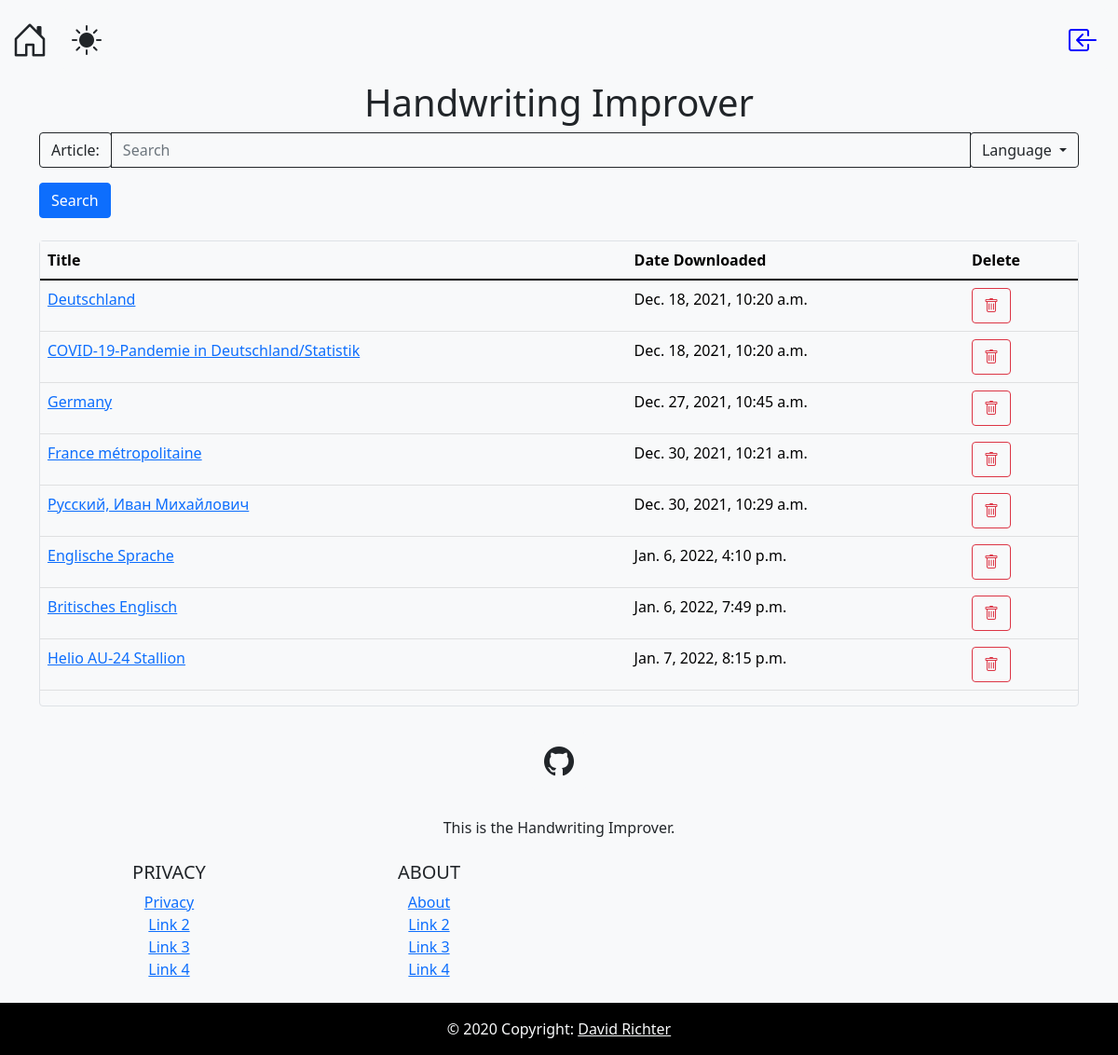
Page /handwriting/ on the committed database.
### wikipedia_converter/models.py (models this page shows, shortened)
class FullArticle(models.Model):
    formatted_page = models.ForeignKey(Article, on_delete=models.CASCADE, related_name="formatted_page")
    original_page = models.ForeignKey(Article, on_delete=models.CASCADE)
    date_pulled = models.DateTimeField('date pulled from wikipedia')
    def __str__(self):
        return self.formatted_page.title

class Article(models.Model):
    content = models.CharField(max_length=9999999999)
    link = models.CharField(max_length=500)
    title = models.CharField(max_length=500)

### wikipedia_converter/views.py (the view)
# urls.py: path('', views.IndexView.as_view(), name='index'),
@gzip_page
def index(request):
    template = loader.get_template('wikipedia_converter/index.html')
    articles = list(FullArticle.objects.all())
    context = {
        'articles': articles,
    }
    return HttpResponse(template.render(context, request))

### wikipedia_converter/templates/wikipedia_converter/index.html (shortened to what this page needs)
{% extends 'wikipedia_converter/base.html' %}
{% load static %}
{% block content %}
<div class="container">
<h1 class="text-center">Handwriting Improver</h1>
</div>
<div class="container ">
    <form method="POST" id="mainForm" class="bg-dark text-light" action="{% url 'wikipedia_converter:getArticles' %}">
        <div class="input-group mb-3">
            <div class="input-group-prepend">
                <span class="input-group-text bg-dark text-light btn-outline-light" id="basic-addon3">
                    Article:
                </span>
            </div>
            <input type="text" id="mainInput" class="bg-dark text-light btn-outline-light form-control" name="search" placeholder="Search">
            <div class="input-group-append">
                <div class="dropdown">
                    <button class="btn btn-outline-light dropdown-toggle" type="button" data-bs-toggle="dropdown" data-toggle="dropdown" aria-haspopup="true" aria-expanded="false">
                        Language
                    </button>
                </div>
            </div>
        </div>
        <input type="submit" value="Search" class="btn btn-primary">
    </form>
    <br>
    <div class="border rounded">
        <table class="table table-dark">
            <thead>
                <tr>
                    <th scope="col">Title</th>
                    <th scope="col">Date Downloaded</th>
                    <th scope="col">Delete</th>
                </tr>
            </thead>
            <tbody>
        {% for article in articles %}
                <tr>
                    <td>
                        <a href="{% url 'wikipedia_converter:getArticleFromDb' article.id %}">
                            {{ article }}
                        </a>
                    </td>
                    <td>
                        {{ article.date_pulled }}
                    </td>
                    <td>
                        <a href="{% url 'wikipedia_converter:deleteArticleFromDb' article.id %}"
                           class="btn btn-outline-danger">
                            <i class="bi-trash"></i>
                        </a>
                    </td>
                </tr>
        {% endfor %}
        </tbody>
        </table>
    </div>
</div>
{% endblock content %}

### wikipedia_converter/static/wikipedia_converter/css/navbar.css (style rules this page uses)
body { display: flex; flex-direction: column; min-height: 100vh; }

### rows in the picture
FullArticle: formatted_page.title "Deutschland", date_pulled "Dec. 18, 2021, 10:20 a.m."
FullArticle: formatted_page.title "COVID-19-Pandemie in Deutschland/Statistik", date_pulled "Dec. 18, 2021, 10:20 a.m."
FullArticle: formatted_page.title "Germany", date_pulled "Dec. 27, 2021, 10:45 a.m."
FullArticle: formatted_page.title "France métropolitaine", date_pulled "Dec. 30, 2021, 10:21 a.m."
FullArticle: formatted_page.title "Русский, Иван Михайлович", date_pulled "Dec. 30, 2021, 10:29 a.m."
FullArticle: formatted_page.title "Englische Sprache", date_pulled "Jan. 6, 2022, 4:10 p.m."
FullArticle: formatted_page.title "Britisches Englisch", date_pulled "Jan. 6, 2022, 7:49 p.m."
FullArticle: formatted_page.title "Helio AU-24 Stallion", date_pulled "Jan. 7, 2022, 8:15 p.m."
